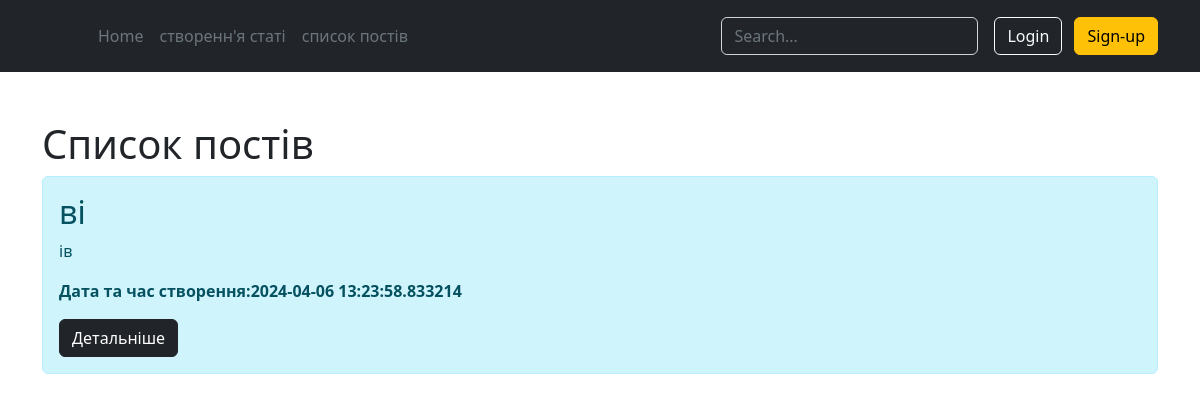
/articles, run on an earlier commit of the app's database.
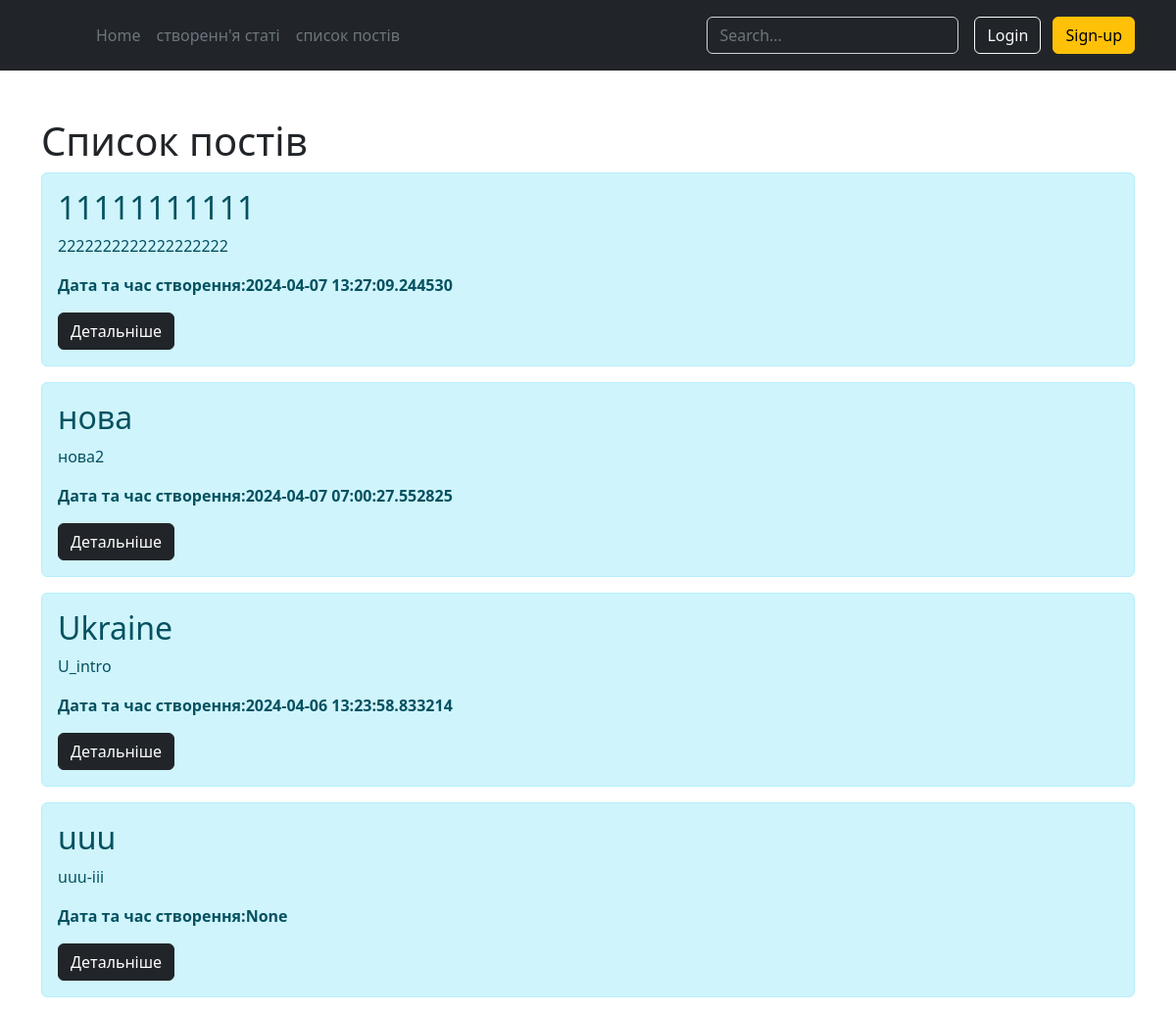
And on a later commit of the database.
### models.py (models this page shows, shortened)
class Article(db.Model):
    id = db.Column(db.Integer, primary_key=True)
    title = db.Column(db.String(100), nullable=False)
    intro = db.Column(db.String(100), nullable=False)
    text = db.Column(db.Text, nullable=False)
    date = db.Column(db.DateTime, default=datetime.utcnow)

### app.py (the view)
@app.route("/articles")
def list_articles():
    articles = Article.query.order_by(Article.date.desc()).all()
    return render_template("articles.html", articles=articles)

### templates/articles.html (shortened to what this page needs)
{% extends 'base.html' %}
{% block content %}
<div class="container mt-5">
    <h1> Список постiв </h1>
    {% for article in articles %}
    <div class="alert alert-info">
        <h2>{{ article.title }}</h2>
        <p>{{ article.intro }}</p>
        <p><b>Дата та час створення:{{ article.date }}</b></p>
        <a href="/articles/{{ article.id }}" class="btn btn-dark">Детальніше</a>
    </div>
    {% endfor %}
</div>
{% endblock %}

What changed in the data, as far as the page shows it:
added Article: title "11111111111", intro "2222222222222222222", date "2024-04-07 13:27:09.244530"
added Article: title "нова", intro "нова2", date "2024-04-07 07:00:27.552825"
changed Article: title "ві" → "Ukraine"; intro "ів" → "U_intro"
added Article: title "uuu", intro "uuu-iii", date "None"
